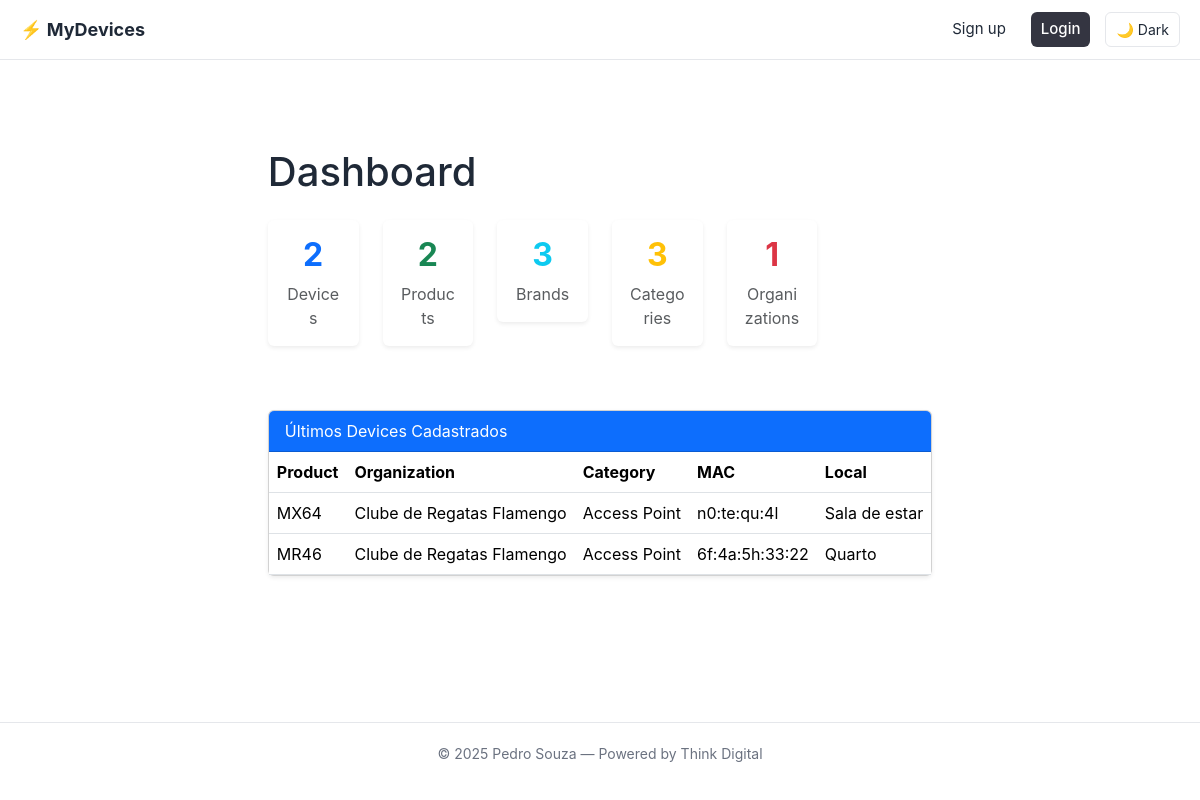
/, run on an earlier commit of the app's database.
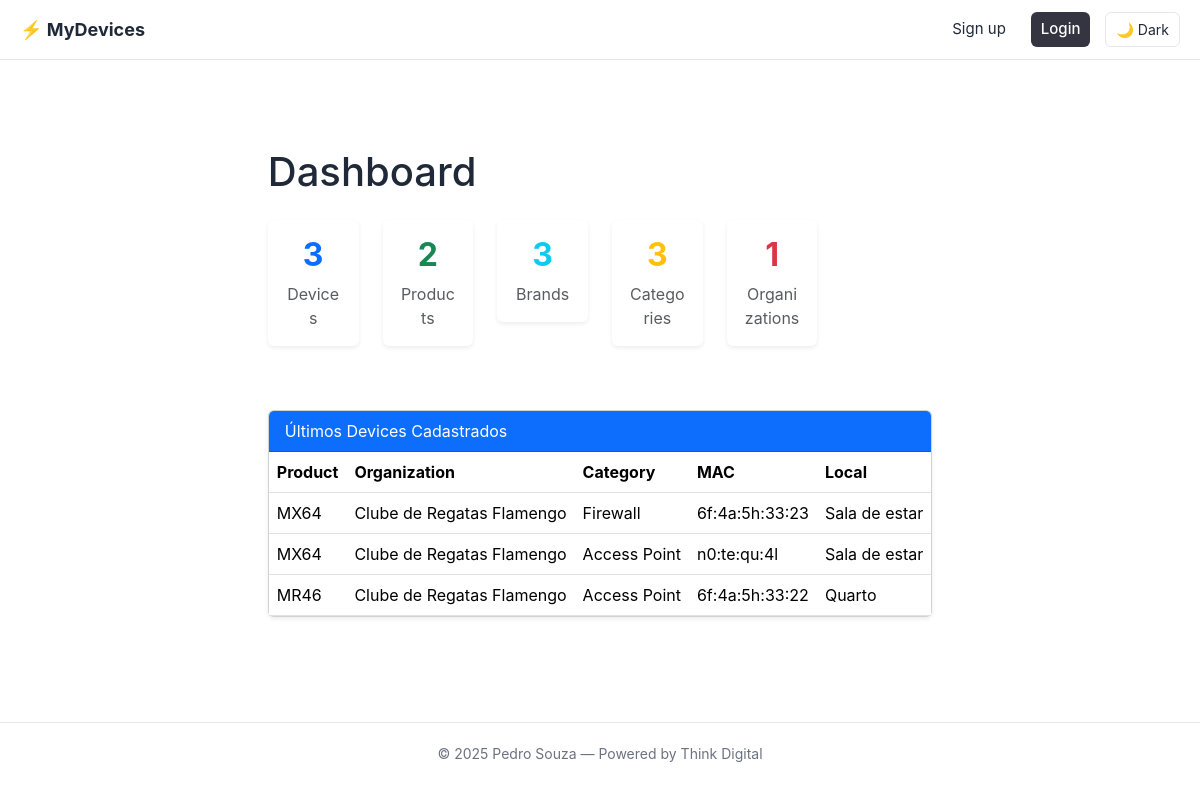
And on a later commit of the database.
### devices_monitor/models.py (models this page shows, shortened)
class Device(models.Model):
    id = models.AutoField(primary_key=True)
    product = models.ForeignKey(Product, on_delete=models.PROTECT, related_name='device_product')
    organization = models.ForeignKey(Organization, on_delete=models.PROTECT, related_name='device_org')
    category = models.ForeignKey(Category, on_delete=models.PROTECT, related_name='device_category')
    serial = models.CharField(max_length=100, null=True, unique=True)
    mac_address = models.CharField(max_length=100, null=True, unique=True)
    local = models.CharField(max_length=100, null=True)
    admin = models.CharField(max_length=100, null=True)
    activation_flag = models.BooleanField(null=True)
    license = models.CharField(null=True, unique=True, max_length=100)
    days_until_expiration = models.IntegerField(blank=True, null=True)

class Product(models.Model):
    id = models.AutoField(primary_key=True)
    name = models.CharField(max_length=100)
    category = models.ForeignKey(Category, on_delete=models.PROTECT, related_name='product_category')
    brand = models.ForeignKey(Brand, on_delete=models.PROTECT, related_name='product_brand')
    quantity = models.IntegerField(blank=True, null=True)

class Organization(models.Model):
    id = models.AutoField(primary_key=True)
    name = models.CharField(max_length=100)
    meraki_id = models.IntegerField(blank=True, null=True)
    address = models.CharField(max_length=200)
    cnpj = models.CharField(max_length=14, unique=True, default='Vazio')
    account_manager = models.CharField(max_length=100, null=True)
    activation_flag = models.BooleanField(null=True)
    zoox_flag = models.BooleanField(null=True)
    propz_flag = models.BooleanField(null=True)
    iatec_flag = models.BooleanField(null=True)
    status_report_flag = models.BooleanField(null=True)

class Category(models.Model):
    id = models.AutoField(primary_key=True)
    name = models.CharField(max_length=100)

### devices_monitor/views.py (the view)
# urls.py: path("", HomePageView.as_view(), name="home"),
class HomePageView(TemplateView):
    template_name = "home.html"
    def get_context_data(self, **kwargs):
        context = super().get_context_data(**kwargs)
        context["device_count"] = Device.objects.count()
        context["category_count"] = Category.objects.count()
        context["brand_count"] = Brand.objects.count()
        context["product_count"] = Product.objects.count()
        context["organization_count"] = Organization.objects.count()
        context["recent_devices"] = Device.objects.select_related("product", "organization").order_by("-id")[:5]
        return context

### devices_monitor/templates/home.html (shortened to what this page needs)
{% extends "base.html" %}
{% block content %}
<div class="container mt-5">
  <h1 class="mb-4">Dashboard</h1>
  <div class="row text-center mb-5">
    <div class="col-md-2 col-6 mb-3">
      <a href="{% url 'device_list' %}" class="text-decoration-none">
        <div class="card shadow-sm border-0 hover-card">
          <div class="card-body">
            <h2 class="fw-bold text-primary">{{ device_count }}</h2>
            <p class="text-muted mb-0">Devices</p>
          </div>
        </div>
      </a>
    </div>
    <div class="col-md-2 col-6 mb-3">
      <a href="{% url 'product_list' %}" class="text-decoration-none">
        <div class="card shadow-sm border-0 hover-card">
          <div class="card-body">
            <h2 class="fw-bold text-success">{{ product_count }}</h2>
            <p class="text-muted mb-0">Products</p>
          </div>
        </div>
      </a>
    </div>
    <div class="col-md-2 col-6 mb-3">
      <a href="{% url 'brand_list' %}" class="text-decoration-none">
        <div class="card shadow-sm border-0 hover-card">
          <div class="card-body">
            <h2 class="fw-bold text-info">{{ brand_count }}</h2>
            <p class="text-muted mb-0">Brands</p>
          </div>
        </div>
      </a>
    </div>
    <div class="col-md-2 col-6 mb-3">
      <a href="{% url 'category_list' %}" class="text-decoration-none">
        <div class="card shadow-sm border-0 hover-card">
          <div class="card-body">
            <h2 class="fw-bold text-warning">{{ category_count }}</h2>
            <p class="text-muted mb-0">Categories</p>
          </div>
        </div>
      </a>
    </div>
    <div class="col-md-2 col-6 mb-3">
      <a href="{% url 'organization_list' %}" class="text-decoration-none">
        <div class="card shadow-sm border-0 hover-card">
          <div class="card-body">
            <h2 class="fw-bold text-danger">{{ organization_count }}</h2>
            <p class="text-muted mb-0">Organizations</p>
          </div>
        </div>
      </a>
    </div>
  </div>
  <div class="card shadow-sm">
    <div class="card-header bg-primary text-white">
      Últimos Devices Cadastrados
    </div>
    <div class="card-body p-0">
      <table class="table mb-0">
        <thead>
          <tr>
            <th>Product</th>
            <th>Organization</th>
            <th>Category</th>
            <th>MAC</th>
            <th>Local</th>
          </tr>
        </thead>
        <tbody>
          {% for device in recent_devices %}
          <tr>
            <td>{{ device.product.name }}</td>
            <td>{{ device.organization.name }}</td>
            <td>{{ device.category.name }}</td>
            <td>{{ device.mac_address }}</td>
            <td>{{ device.local }}</td>
          </tr>
          {% empty %}
          <tr>
            <td colspan="5" class="text-center text-muted">Nenhum device cadastrado.</td>
          </tr>
          {% endfor %}
        </tbody>
      </table>
    </div>
  </div>
</div>
{% endblock %}

What changed in the data, as far as the page shows it:
added Device: product.name "MX64", organization.name "Clube de Regatas Flamengo", category.name "Firewall", mac_address "6f:4a:5h:33:23", local "Sala de estar"
Also different on the page:
{{ device_count }}: "2" → "3"
